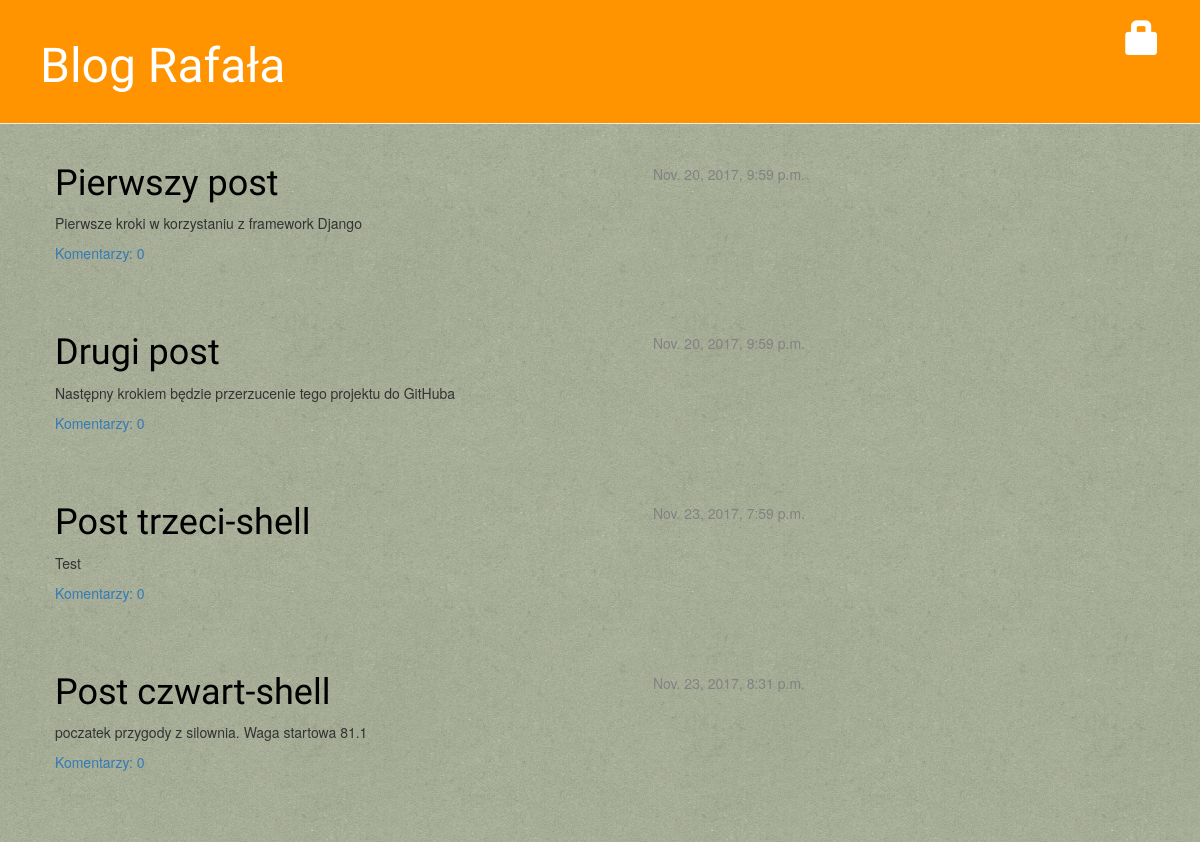
/, run on an earlier commit of the app's database.
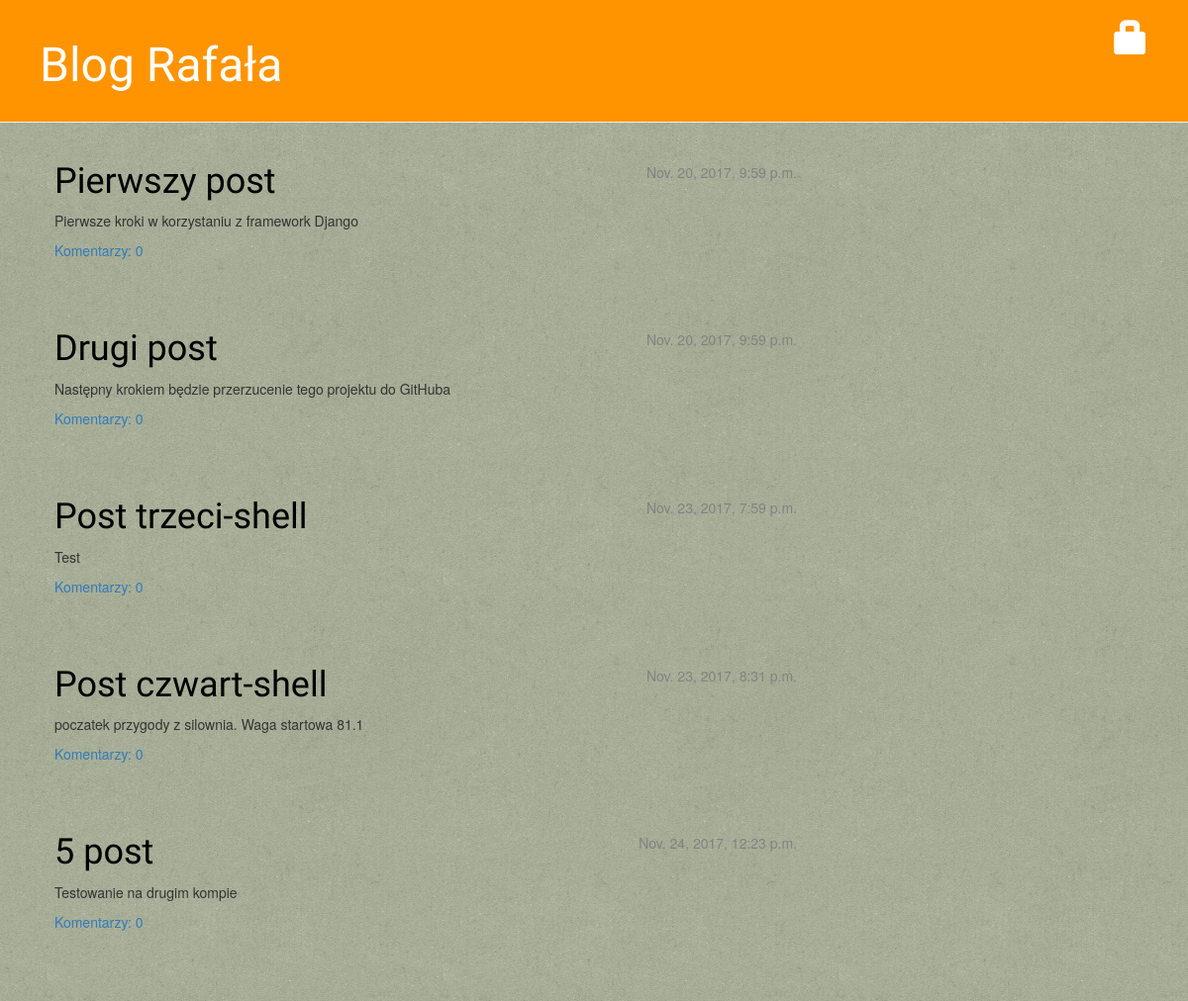
And on a later commit of the database.
### blog/models.py (models this page shows, shortened)
class Post(models.Model):
    author = models.ForeignKey('auth.User')
    title = models.CharField(max_length=200)
    text = models.TextField()
    created_date = models.DateTimeField(
            default=timezone.now)
    published_date = models.DateTimeField(
            blank=True, null=True)
    def approved_comments(self):
        return self.comments.filter(approved_comment=True)

### blog/views.py (the view)
# urls.py: url(r'^$', views.post_list, name='post_list'),
def post_list(request):
    posts = Post.objects.filter(published_date__lte=timezone.now()).order_by('published_date')
    return render(request, 'blog/post_list.html', {'posts':posts})

### blog/templates/blog/post_list.html
{% extends 'blog/base.html' %}
{% block content %}
    {% for post in posts %}
        <div class="post">
            <div class="date">
                {{ post.published_date}}
            </div>
            <h1><a href="{% url 'post_detail' pk=post.pk %}">{{ post.title }}</a></h1>
            <p>{{ post.text|linebreaksbr }}</p>
            <a href="{% url 'post_detail' pk=post.pk %}">Komentarzy: {{post.approved_comments.count }}</a>
        </div>
    {% endfor %}
{% endblock %}

### blog/templates/blog/base.html (shortened to what this page needs)
{% load staticfiles %}
<html>
    <head>
		<link rel="stylesheet" href="//maxcdn.bootstrapcdn.com/bootstrap/3.2.0/css/bootstrap.min.css">
		<link rel="stylesheet" href="//maxcdn.bootstrapcdn.com/bootstrap/3.2.0/css/bootstrap-theme.min.css">
        <link rel="stylesheet" href="{% static 'css/blog.css' %}">
    </head>
    <body>
        <div class="page-header">
            {% if user.is_authenticated %}
                <a href="{% url 'post_new' %}" class="top-menu"><span class="glyphicon glyphicon-plus"></span></a>
                <a href="{% url 'post_draft_list' %}" class="top-menu"><span class="glyphicon glyphicon-edit"></span></a>
                <p class="top-menu">Witaj {{user.username}} <smal>(<a href="{% url 'logout' %}">Log out</a>)</small></p>
            {% else %}
                <a href="{% url 'login' %}" class="top-menu"><span class="glyphicon glyphicon-lock"></span></a>
            {% endif %}
            <h1><a href="/">Blog Rafała</a></h1>
        </div>
		<div class="content container">
			<div class="row">
				<div class="col-md-8">
					{% block content %}
                    {% endblock %}
				</div>
			</div>
		</div>
    </body>
</html>

### static/css/blog.css (style rules this page uses)
body { background: url("/static/img/green_cup.png"); margin: 0; }
.page-header { background-color: #ff9400; margin-top: 0; padding: 20px 20px 20px 40px; }
.page-header h1, .page-header h1 a, .page-header h1 a:visited, .page-header h1 a:active { color: #ffffff; font-size: 36pt; text-decoration: none; }
.content { margin-left: 40px; }
h1, h2, h3, h4 { font-family: 'Lobster', cursive; }
.date { float: right; color: #828282; }
.top-menu, .top-menu:hover, .top-menu:visited { color: #ffffff; float: right; font-size: 26pt; margin-right: 20px; }
.post { margin-bottom: 70px; }
.post h1 a, .post h1 a:visited { color: #000000; }

What changed in the data, as far as the page shows it:
added Post: published_date "Nov. 24, 2017, 12:23 p.m.", title "5 post", text "Testowanie na drugim kompie", approved_comments.count "0"
